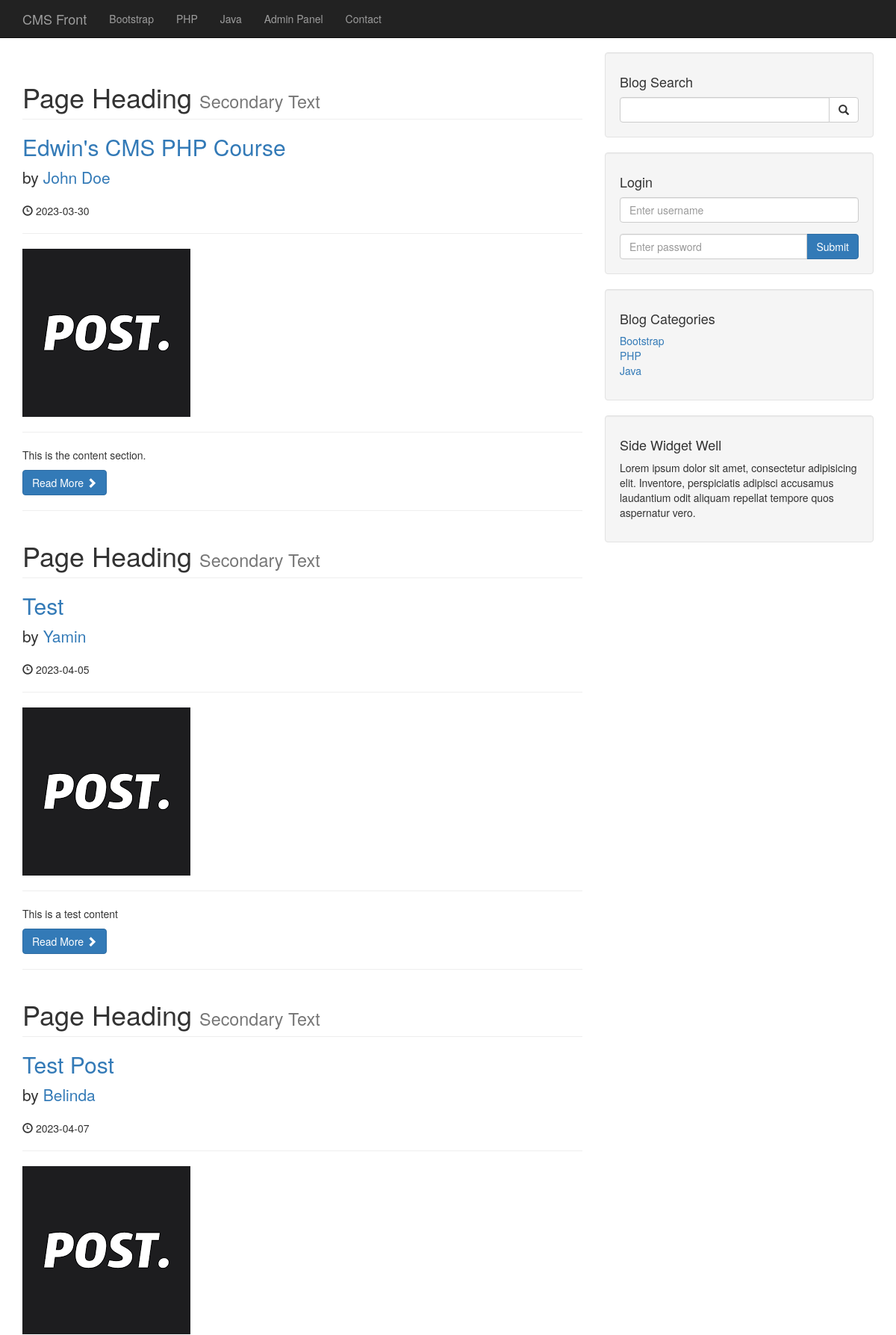
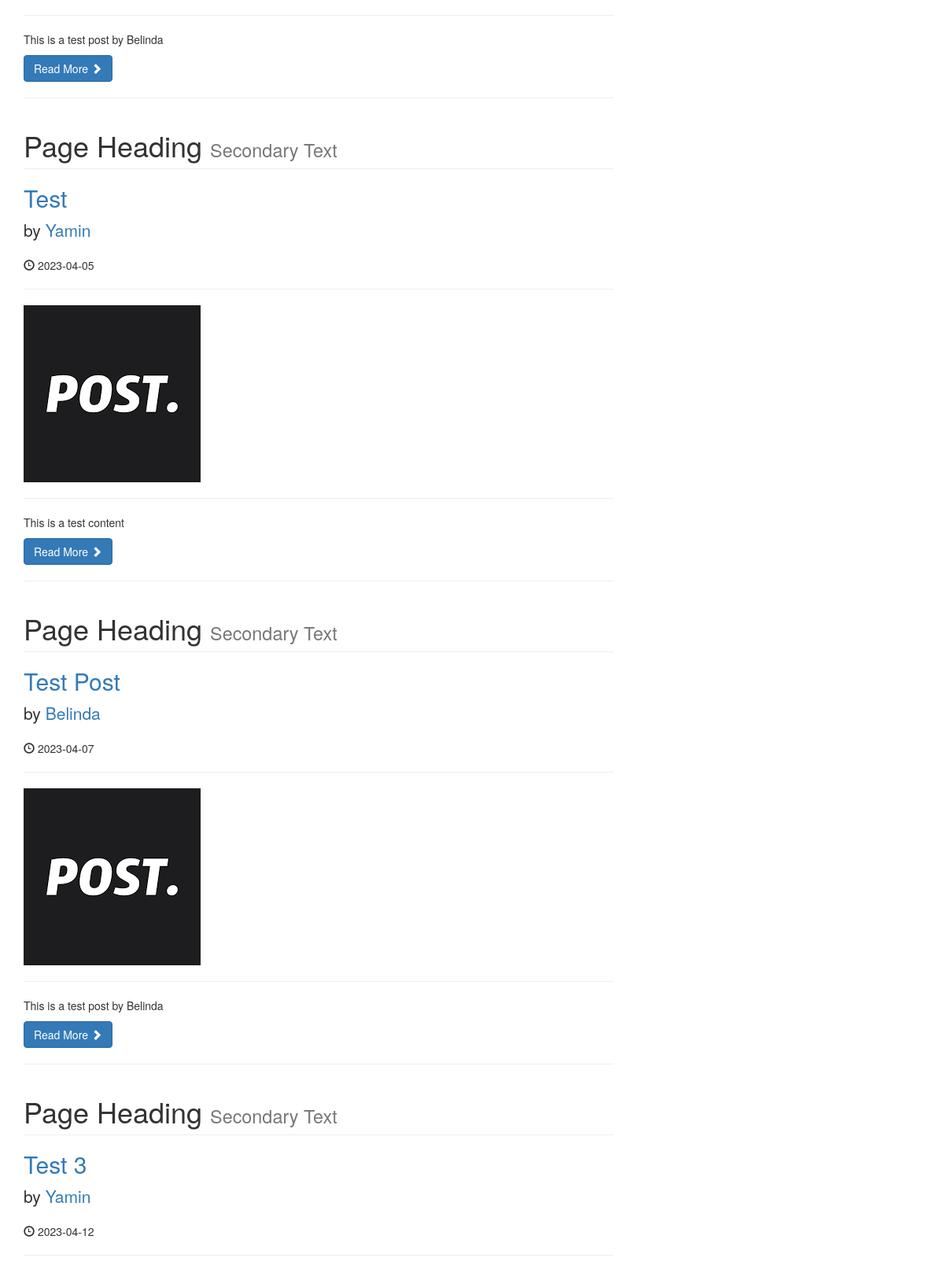
/cms/category.php?category=1 (upper part), run on the app's committed database (2 pictures, top to bottom).
### tables this page shows
CREATE TABLE `category` (
  `cat_id` int(3) NOT NULL,
  `cat_title` varchar(32) NOT NULL
);

CREATE TABLE `posts` (
  `id` int(3) NOT NULL,
  `category_id` int(3) NOT NULL,
  `post_title` varchar(255) NOT NULL,
  `post_author` varchar(255) NOT NULL,
  `post_user` varchar(255) NOT NULL,
  `post_date` date NOT NULL,
  `post_image` text NOT NULL,
  `post_content` text NOT NULL,
  `post_tags` varchar(255) NOT NULL,
  `post_comment_count` int(11) NOT NULL,
  `post_status` varchar(255) NOT NULL DEFAULT 'draft',
  `post_views_count` int(100) NOT NULL
);

### cms/category.php (the view, shortened to what this page needs)
<?php
    include "includes/header.php";
?>
    <?php
        include "includes/navigation.php";
    ?>
    <div class="container">
        <div class="row">
            <div class="col-md-8">
                <?php
                    if(isset($_GET["category"])){
                        $category_id=$_GET["category"];
                    }
                    $query = "SELECT * FROM posts WHERE category_id=$category_id";
                    $result = mysqli_query($connection, $query);
                    while($row = mysqli_fetch_assoc($result)){
                        $post_id=$row["id"];
                        $post_title = $row["post_title"];
                        $post_author = $row["post_author"];
                        $post_date = $row["post_date"];
                        $post_image = $row["post_image"];
                        $post_content = substr($row["post_content"],0,100);
                        ?>
                        <h1 class="page-header">
                            Page Heading
                            <small>Secondary Text</small>
                        </h1>
                        <h2>
                            <a href="post.php?p_id=<?php echo $post_id ?>"><?php echo $post_title ?></a>
                        </h2>
                        <p class="lead">
                            by <a href="index.php"><?php echo $post_author ?></a>
                        </p>
                        <p><span class="glyphicon glyphicon-time"></span> <?php echo $post_date ?> </p>
                        <hr>
                        <img class="img-responsive" src="images/<?php echo $post_image ?>" alt="">
                        <hr>
                        <p><?php echo $post_content ?></p>
                        <a class="btn btn-primary" href="#">Read More <span class="glyphicon glyphicon-chevron-right"></span></a>
                        <hr>
                    <?php
                    }
                    ?>
            </div>
            <?php
                include "includes/sidebar.php";
            ?>
        </div>
<?php
    include "includes/footer.php";
?>

### cms/includes/navigation.php (shortened to what this page needs)
<?php
    include "db.php";
?>
<nav class="navbar navbar-inverse navbar-fixed-top" role="navigation">
        <div class="container">
            <div class="navbar-header">
                <a class="navbar-brand" href="./index.php">CMS Front</a>
            </div>
            <div class="collapse navbar-collapse" id="bs-example-navbar-collapse-1">
                <ul class="nav navbar-nav">
                    <?php
                        $query = "SELECT * FROM category";
                        $result = mysqli_query($connection, $query);
                        while($row = mysqli_fetch_assoc($result)){
                            $category_title = $row["cat_title"];
                            echo "<li> <a href='#'> {$category_title} </a> </li>";
                        }
                    ?>
                    <li>
                        <a href="admin/">Admin Panel</a>
                    </li>
                    <li>
                        <a href="contact.php">Contact</a>
                    </li>
                </ul>
            </div>
        </div>
    </nav>

### cms/includes/sidebar.php (shortened to what this page needs)
<?php
    include "db.php";
?>
<div class="col-md-4">
                <div class="well">
                    <h4>Blog Search</h4>
                    <form action="search.php" method="post">
                        <div class="input-group">
                            <input type="text" name="search" class="form-control">
                            <span class="input-group-btn">
                                <button name="submit" class="btn btn-default" type="submit">
                                    <span class="glyphicon glyphicon-search"></span>
                            </button>
                            </span>
                        </div>
                    </form>
                </div>
                <div class="well">
                    <h4>Login</h4>
                    <form action="includes/login.php" method="post">
                        <div class="form-group">
                            <input type="text" name="username" class="form-control" placeholder="Enter username">
                        </div>
                        <div class="input-group">
                            <input type="password" name="password" class="form-control" placeholder="Enter password">
                            <span class="input-group-btn">
                                <button name="login" class="btn btn-primary" type="submit">
                                    Submit
                            </button>
                            </span>
                        </div>
                    </form>
                </div>
                <?php
                        $query = "SELECT * FROM category";
                        $result_category = mysqli_query($connection, $query);
                    ?>
                <div class="well">
                    <h4>Blog Categories</h4>
                    <div class="row">
                        <div class="col-lg-12">
                            <ul class="list-unstyled">
                                <?php
                                    while($row = mysqli_fetch_assoc($result_category)){
                                        $category_title = $row["cat_title"];
                                        $category_id = $row["cat_id"];
                                        echo "<li> <a href='category.php?category=$category_id'> {$category_title} </a> </li>";
                                    }
                                ?>
                            </ul>
                        </div>
                    </div>
                </div>
                <?php include "widget.php"; ?>
            </div>

### cms/css/blog-home.css (style rules this page uses)
body { padding-top: 70px; }

### data on the page
category: cat_title "Bootstrap"
category: cat_title "PHP"
category: cat_title "Java"
posts: post_title "Edwin's CMS PHP Course", post_author "John Doe", post_date "2023-03-30", post_image (picture), post_content "This is the content section."
posts: post_title "Test", post_author "Yamin", post_date "2023-04-05", post_image (picture), post_content "This is a test content"
posts: post_title "Test Post", post_author "Belinda", post_date "2023-04-07", post_image (picture), post_content "This is a test post by Belinda"
posts: post_title "Test", post_author "Yamin", post_date "2023-04-05", post_image (picture), post_content "This is a test content"
posts: post_title "Test Post", post_author "Belinda", post_date "2023-04-07", post_image (picture), post_content "This is a test post by Belinda"
posts: post_title "Test 3", post_author "Yamin", post_date "2023-04-12"
